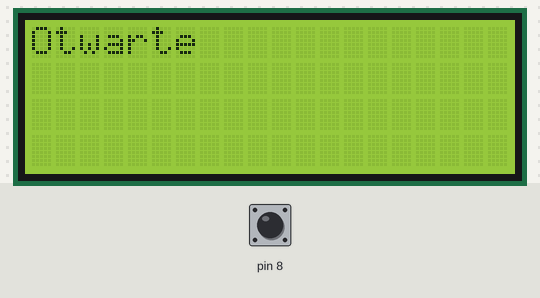
Simulated run of this sketch. Board: Arduino Uno, built with avr-gcc and run on an emulated ATmega328P. Parts: 20×4 character LCD. The inputs (shaded band) are chosen by the test bench; at power-on: pin 8 HIGH.

Above: at 1.2 s.
1.3 s: pin 8 pulled LOW for 1.25 s
At 2.9 s:
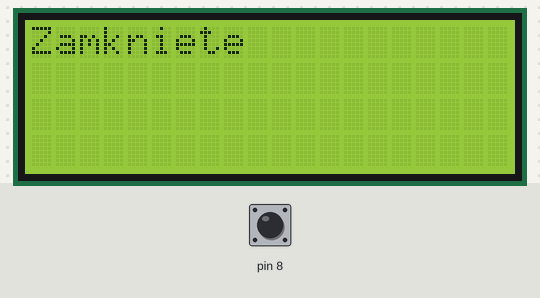
4.6 s: pin 8 pulled LOW for 3.2 s
Timing chart, 0 to 7.6 s (numbered marks = the images above; inputs shaded):
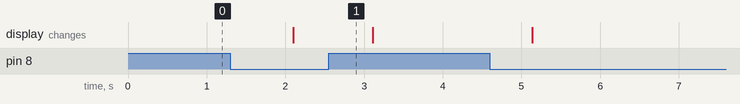

The sketch:

lcd5.ino
```cpp
#include <Wire.h>
#include <LiquidCrystal_I2C.h>

#include <LiquidCrystal.h>

int stan=0;

LiquidCrystal_I2C lcd(0x27, 2, 1, 0, 4, 5, 6, 7, 3, POSITIVE);  // Ustawienie adresu ukladu na 0x27

byte stopnie[8] = {                //konfigurajca znaku stopnie
  0b00100,
  0b01010,
  0b10001,
  0b01010,
  0b00100,
  0b00000,
  0b00000,
  0b00000
};

void setup()
{
  pinMode(8,INPUT_PULLUP);
  lcd.begin(20,4);
  lcd.backlight(); // zalaczenie podwietlenia

}

void loop()
{
   stan=digitalRead(8);
   lcd.backlight(); // zalaczenie podswietlenia
   if(stan==HIGH){
    lcd.clear();

    lcd.setCursor(0,0);
  lcd.print("Otwarte");
    }
    else{
      lcd.clear();
      lcd.setCursor(0,0);
  lcd.print("Zamkniete");
      }

   delay(1000);
}
```

Measured:
- after the input at 1.3 s, the display: changes after 0.80 s (image 1)
